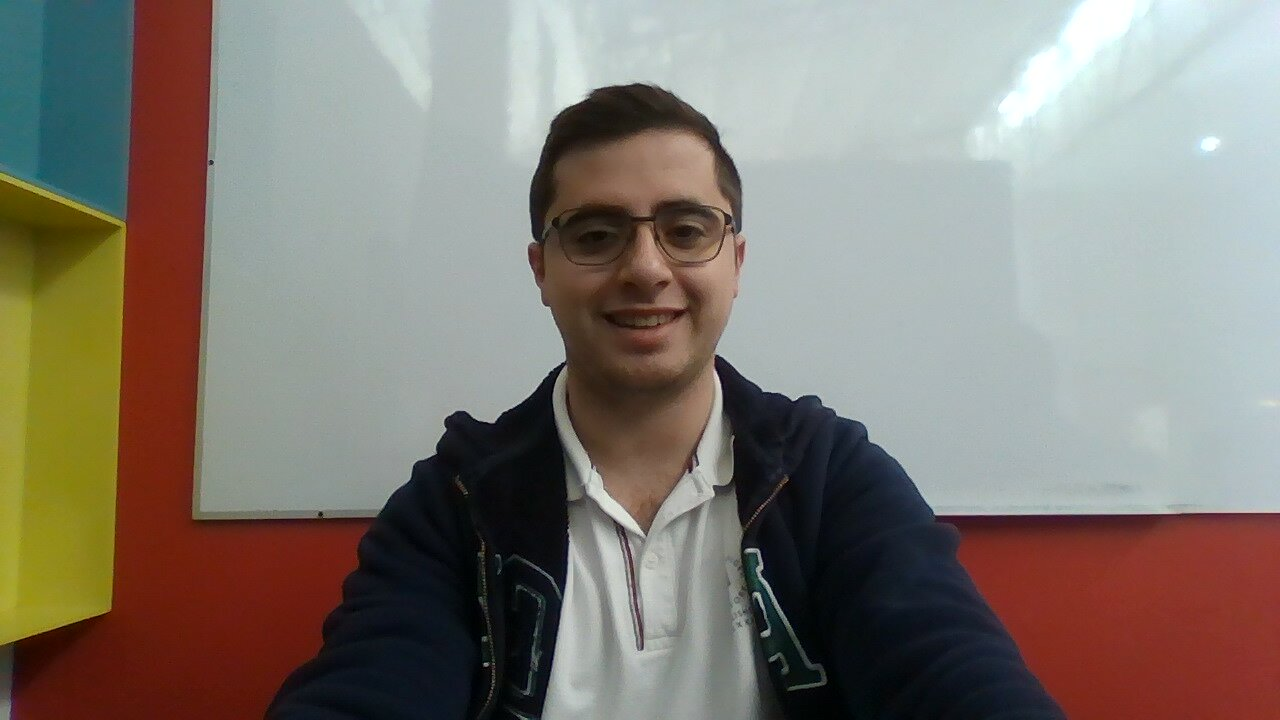
#> input picture JP.jpg, 1280 x 720 px
$ python svgtry.py ../JP.jpg
#> lines starting #> are read from the running program, lines starting #| are printed output that depends on the picture; after the words box and inside, x2 and y2 are one past the last pixel; in counts of white or black regions, pixels touching at a corner belong together
#!/usr/bin/env python3
"""
Convert an image to G‑code by thresholding to a PBM, tracing with the Potrace CLI into SVG (with optional simplification), and generating G‑code via svg2gcode with circular interpolation support.
Versión con detección de sub‑contornos, cierre de contornos y escala de coordenadas X/Y.
"""
import argparse
import subprocess
import os
import math
from PIL import Image
import numpy as np
import svgpathtools as svgpath
from typing import List, Tuple, Optional


def bitmap_to_pbm(input_path: str, pbm_path: str, threshold: int):
#> called with input_path = '../JP.jpg', pbm_path = '../JP.pbm', threshold = 128
    img = Image.open(input_path).convert('L')
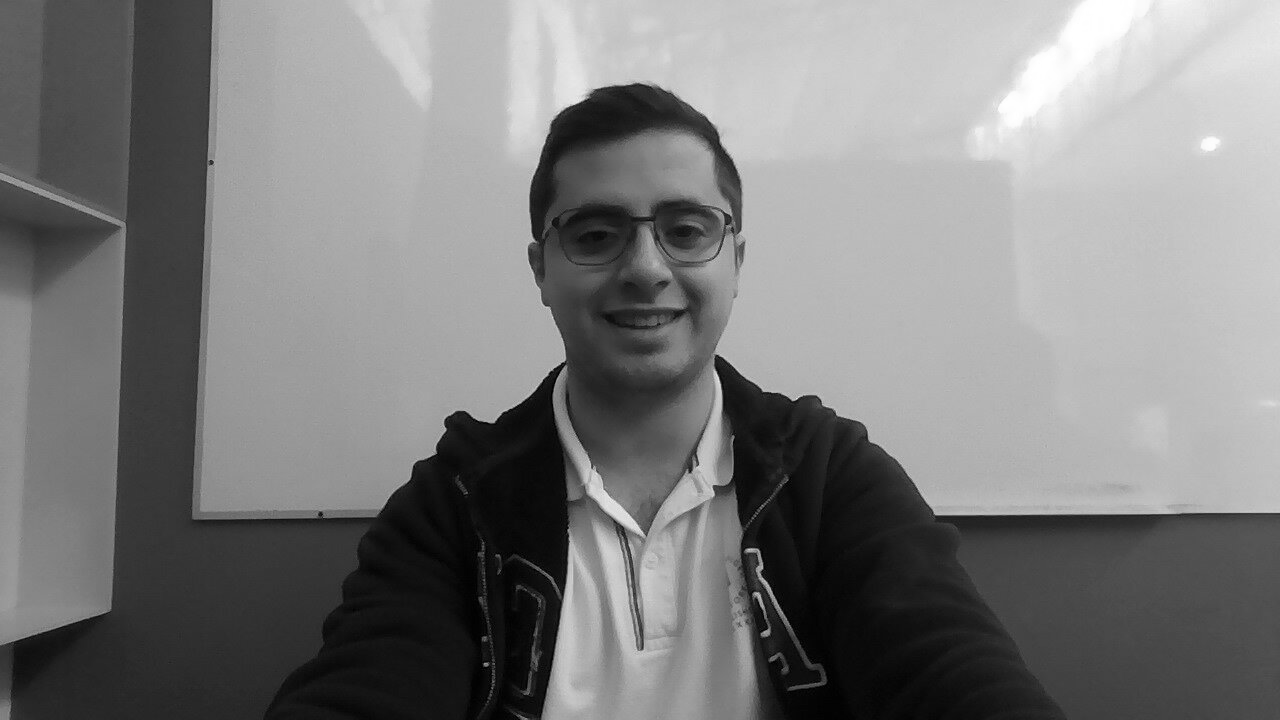
#> img: PIL image 1280x720 L; min 0, max 255, mean 125.1
    bitmap = img.point(lambda x: 1 if x > threshold else 0, mode='1')
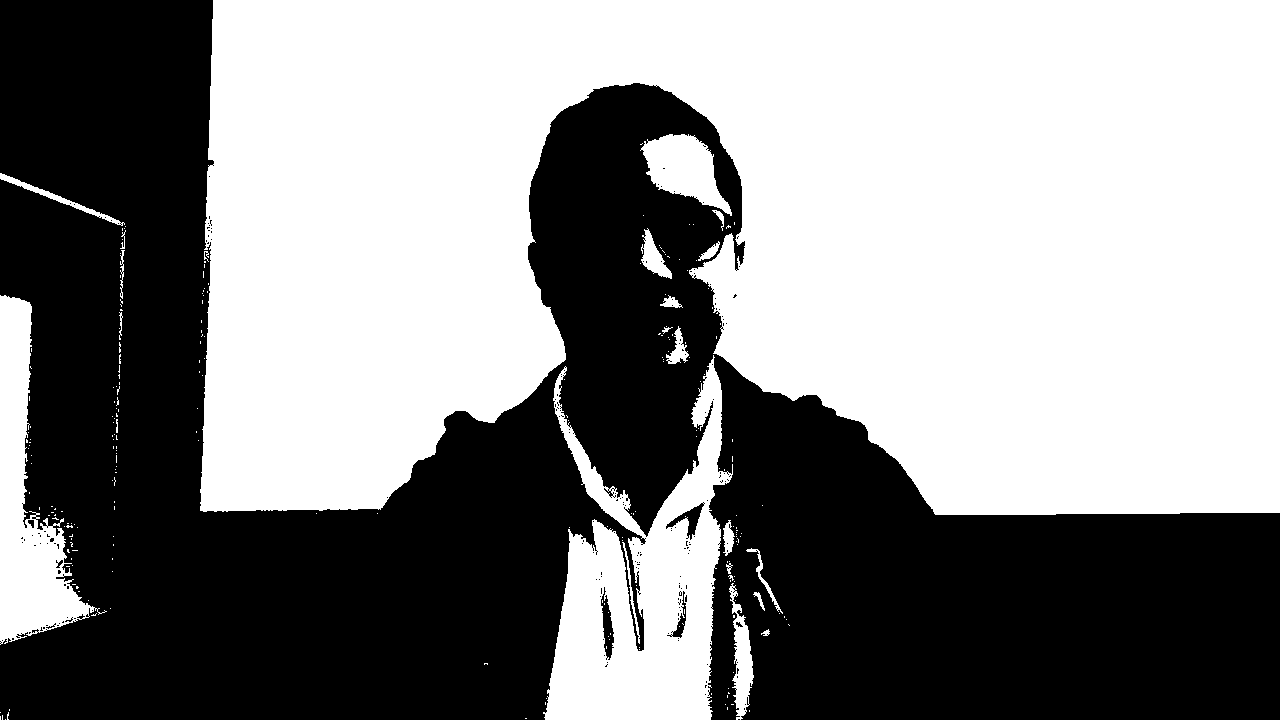
#> bitmap: PIL image 1280x720 1; 54.3% white; 190 black regions (183 under 20 px), largest, box (x1, y1, x2, y2) and area: (0, 0, 1280, 720) 419876, (601, 587, 614, 660) 476, (666, 502, 705, 540) 418
    bitmap.save(pbm_path)
    print(f"Saved PBM to {pbm_path}")


def pbm_to_svg(pbm_path: str, svg_path: str, potrace_opts: str):
#> called with pbm_path = '../JP.pbm', svg_path = '../JP.svg', potrace_opts = '-s'
    cmd = f"potrace {potrace_opts} -o \"{svg_path}\" \"{pbm_path}\""
    print(f"Running: {cmd}")
    subprocess.run(cmd, shell=True, check=True)
#> (this line was passed over: subprocess is not available in this run)
    print(f"Saved SVG to {svg_path}")


class CircleFit:
    # [56 lines left out: functions fit_circle_to_points, evaluate_circle_fit, fit_arc_to_segment, segment_to_linear_gcode, not called in this run]


def svg_to_gcode_with_arcs(svg_path: str, gcode_path: str, feed_rate=1000,
                          z_safe=5.0, z_cut=-1.0, arc_samples=12,
                          arc_error_threshold=0.05, max_radius_multiplier=3.0,
                          min_arc_angle=5.0, scale=1.0, verbose=False):
    paths, _ = svgpath.svg2paths(svg_path)
    total_segments = arc_segments = linear_segments = contour_transitions = 0

    with open(gcode_path, 'w') as f:
        f.write("; G-code con escala y detección de discontinuidades/ arcos\n")
        f.write("G21 ; unidades mm\nG90 ; posicionamiento absoluto\nG17 ; plano XY\n")
        f.write(f"F{feed_rate} ; feed rate\nG0 Z{z_safe} ; altura segura inicial\n\n")

        for p_idx, path in enumerate(paths):
            if not path:
                continue
            start_pt = path[0].start
            x0, y0 = start_pt.real*scale, start_pt.imag*scale
            f.write(f"; Path {p_idx+1}\n")
            f.write(f"G0 Z{z_safe} ; Lift safe\n")
            f.write(f"G0 X{x0:.4f} Y{y0:.4f} ; Rapid al start\n")
            f.write(f"G1 Z{z_cut:.4f} F{feed_rate//2} ; Plunge\n")
            f.write(f"F{feed_rate} ; Restore feed\n")
            current_point = start_pt

            for idx, segment in enumerate(path):
                total_segments += 1
                end = segment.end
                # 1) Discontinuidad interna
                if idx > 0 and abs(segment.start - current_point) > 1e-6:
                    contour_transitions += 1
                    f.write(f"G0 Z{z_safe} ; Lift sub‑contour\n")
                    xs, ys = segment.start.real*scale, segment.start.imag*scale
                    f.write(f"G0 X{xs:.4f} Y{ys:.4f} ; Rapid salto\n")
                    f.write(f"G1 Z{z_cut:.4f} F{feed_rate//2} ; Plunge\n")
                    f.write(f"F{feed_rate} ; Restore feed\n")
                    current_point = segment.start
                # 2) Línea
                if isinstance(segment, svgpath.Line):
                    ex, ey = end.real*scale, end.imag*scale
                    # cierre de contorno
                    if idx == len(path)-1 and abs(end - start_pt) < 1e-6:
                        f.write(f"G0 X{ex:.4f} Y{ey:.4f} ; Cerrar sin cortar\n")
                    else:
                        f.write(f"G1 X{ex:.4f} Y{ey:.4f}\n")
                    current_point = end
                    linear_segments += 1
                    continue
                # 3) Arco
                arc_fit = fit_arc_to_segment(segment, arc_samples,
                                            arc_error_threshold,
                                            max_radius_multiplier,
                                            min_arc_angle)
                if arc_fit:
                    _, end_pt, center, radius, direction, angle = arc_fit
                    seg_len = abs(end - current_point)
                    if radius < seg_len*0.1 or radius > seg_len*max_radius_multiplier:
                        current_point = segment_to_linear_gcode(segment, f, scale)
                        linear_segments += 1
                    else:
                        cx, cy = center.real*scale, center.imag*scale
                        ix = cx - current_point.real*scale
                        jy = cy - current_point.imag*scale
                        ex, ey = end_pt.real*scale, end_pt.imag*scale
                        # seguridad I/J
                        if abs(ix) > radius*scale*2 or abs(jy) > radius*scale*2:
                            current_point = segment_to_linear_gcode(segment, f, scale)
                            linear_segments += 1
                        else:
                            f.write(f"{direction} X{ex:.4f} Y{ey:.4f} I{ix:.4f} J{jy:.4f} ; Arc {angle:.1f}°\n")
                            arc_segments += 1
                else:
                    current_point = segment_to_linear_gcode(segment, f, scale)
                    linear_segments += 1
                current_point = end

            f.write(f"G0 Z{z_safe} ; End path lift\n\n")
            contour_transitions += 1

        f.write(f"G0 Z{z_safe} ; Safe end\nM2 ; Program end\n")
    print(f"G-code guardado en {gcode_path} con escala {scale}: {arc_segments} arcos, {linear_segments} lineales, {contour_transitions} contornos")


# [43 lines left out: function convert_image_to_gcode, not called in this run]


def main():
    parser = argparse.ArgumentParser(description="Image→PBM→SVG→G‑code con arcos, discontinuidades y escala")
    parser.add_argument('input', help="Archivo de entrada (imagen)")
    parser.add_argument('-t','--threshold', type=int, default=128, help="Umbral 0–255")
    parser.add_argument('--pbm', default=None, help="Ruta PBM intermedio")
    parser.add_argument('--svg', default=None, help="Ruta SVG salida")
    parser.add_argument('-o','--output', default=None, help="Ruta G-code salida")
    parser.add_argument('--potrace-opts', default='-s', help="Opciones Potrace")
    parser.add_argument('--feed-rate', type=int, default=1000, help="Feed rate mm/min")
    parser.add_argument('--z-safe', type=float, default=5.0, help="Altura segura mm")
    parser.add_argument('--z-cut', type=float, default=-1.0, help="Profundidad mm")
    parser.add_argument('--arc-samples', type=int, default=12, help="Muestras para arcos")
    parser.add_argument('--arc-error', type=float, default=0.05, help="Error máx arcos")
    parser.add_argument('--max-radius', type=float, default=3.0, help="Radio máx mult.")
    parser.add_argument('--min-angle', type=float, default=5.0, help="Ángulo mín arcos")
    parser.add_argument('--simplify', action='store_true', help="Simplificar SVG")
    parser.add_argument('--verbose', action='store_true', help="Verbose")
    parser.add_argument('--scale', type=float, default=1.0,
                        help="Factor de escala para coordenadas X e Y (p.ej. 500/input_size)")
    args = parser.parse_args()

    base, _ = os.path.splitext(args.input)
    pbm = args.pbm or f"{base}.pbm"
    svg = args.svg or f"{base}.svg"
    out = args.output or f"{base}.nc"

    bitmap_to_pbm(args.input, pbm, args.threshold)
    opts = args.potrace_opts + (' -O 1.0 -t 50' if args.simplify else '')
    pbm_to_svg(pbm, svg, opts)
    svg_to_gcode_with_arcs(svg, out,
                          feed_rate=args.feed_rate,
                          z_safe=args.z_safe,
                          z_cut=args.z_cut,
                          arc_samples=args.arc_samples,
                          arc_error_threshold=args.arc_error,
                          max_radius_multiplier=args.max_radius,
                          min_arc_angle=args.min_angle,
                          scale=args.scale,
                          verbose=args.verbose)
#> (the call stopped at in svg_to_gcode_with_arcs, `paths, _ = svgpath.svg2paths(svg_path)`: svgpathtools is not available in this run)

if __name__ == '__main__':
    main()
